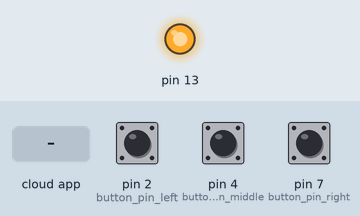
The sketch below on a simulated Arduino Uno, built with avr-gcc and run on an emulated ATmega328P. Parts: output pins drawn as LEDs (lit = HIGH). The inputs (shaded band) are chosen by the test bench; at power-on: pin 2 (button_pin_left) LOW, pin 4 (button_pin_middle) LOW, pin 7 (button_pin_right) LOW. The ROS host is connected and sends only what is stated.

Above: at 1.2 s.
1.3 s: the phone or cloud app sets pen_mode to 0
At 2.5 s:
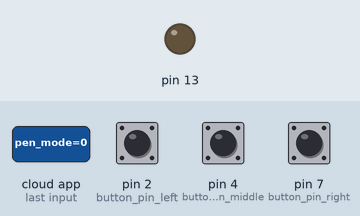
2.8 s: the phone or cloud app sets pen_mode to 1
At 3.6 s:
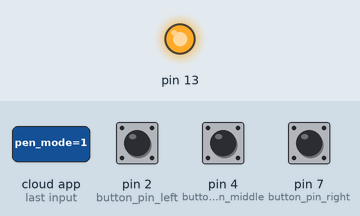
Timing chart, 0 to 5.8 s (numbered marks = the images above; inputs shaded):
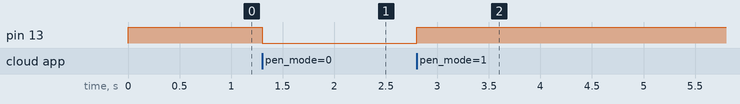

The sketch:

sketch_feb20a.ino
```cpp
#include <ros.h>
#include <std_msgs/Bool.h>
#include <std_srvs/Trigger.h>

const int button_pin_left = 2;
const int button_pin_middle = 4;
const int button_pin_right = 7;

unsigned long previousMillis = 0;
const unsigned long interval = 500;

ros::NodeHandle  nh;

std_msgs::Bool button_left_pressed;
std_msgs::Bool button_middle_pressed;
std_msgs::Bool button_right_pressed;

void connectionCallback(const std_srvs::Trigger::Request &req, std_srvs::Trigger::Response &res)
{
  res.success = true;
  res.message = "Service triggered successfully";
}

void penCallback(const std_msgs::Bool& msg)
{
  if (msg.data)
  {
    digitalWrite(13, HIGH);
  }
  else
  {
    digitalWrite(13, LOW);
  }
}

ros::Publisher pub1("botton_left", &button_left_pressed);
ros::Publisher pub2("botton_middle", &button_middle_pressed);
ros::Publisher pub3("botton_right", &button_right_pressed);

ros::Subscriber<std_msgs::Bool> sub1("pen_mode", &penCallback); // led control

ros::ServiceServer<std_srvs::Trigger::Request, std_srvs::Trigger::Response> service("/connection_service", &connectionCallback);

void setup()
{
  // put your setup code here, to run once:
  pinMode(13, OUTPUT);
  nh.initNode();

  nh.advertise(pub1);
  nh.advertise(pub2);
  nh.advertise(pub3);

  nh.subscribe(sub1);

  nh.advertiseService(service);
  digitalWrite(13, HIGH);
}

void loop() {
  // put your main code here, to run repeatedly:
  bool left_reading = digitalRead(button_pin_left);
  bool middle_reading = digitalRead(button_pin_middle);
  bool right_reading = digitalRead(button_pin_right);

  unsigned long currentMillis = millis();

  if(currentMillis - previousMillis >= interval)
  {
    previousMillis = currentMillis;
    button_left_pressed.data = left_reading;
    button_middle_pressed.data = middle_reading;
    button_right_pressed.data = right_reading;

    pub1.publish(&button_left_pressed);
    pub2.publish(&button_middle_pressed);
    pub3.publish(&button_right_pressed);
  }
  nh.spinOnce();
  delay(1);
}
```

Measured:
- after the input at 1.3 s, pin 13: HIGH → LOW at once
- after the input at 2.8 s, pin 13: LOW → HIGH at once
